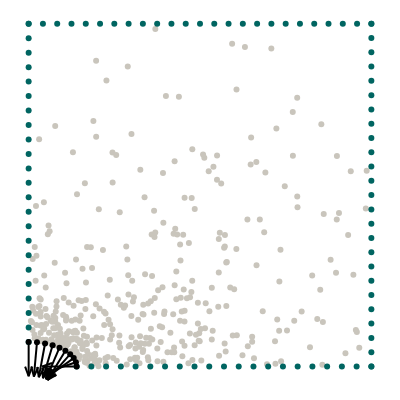

The notebook cell this image was saved under:
### Markdown cell above
## Geometry

We want to model a quarter of a plate with an elliptical hole. The domain itself is represented by collocation points, the boundaries are represented by uniformly sampled points along the perimeter.

### Code cell
import torch
from torch.optim.lr_scheduler import StepLR, ExponentialLR
import numpy as np
from scipy.stats import qmc
from plotly.express.colors import sequential
import plotly.graph_objects as go
import plotly.figure_factory as ff
from tqdm import tqdm
import matplotlib.pyplot as plt
from scipy.interpolate import interp1d

torch.set_default_dtype(torch.float64)
from global_constants import L, R, MU, LBD, N1, N2

# Elliptical axis in x direction
Rx = 0.14
# Elliptical axis in y direction
Ry = R**2 / Rx
# Number of points for one boundary 
N = 25
# Number of collocation points
collo_number = 500

# Number of hidden neurons
hn = 50 #previous value hn->50

# Weight of PDE loss
W_PDE = 0.00001 #previous value -> 0.001
# Weight of Neumann loss
W_NEU = 0.0005 #previous value -> 0.05 
# Weight of data losses
W_STRESS = 0.0
W_DISP = 0.0


# Load reference data
data_input = torch.as_tensor(
    np.loadtxt(f"data/inputs_Rx={Rx}.csv", delimiter=","), dtype=torch.float64
)
data_output = torch.as_tensor(
    np.loadtxt(f"data/outputs_Rx={Rx}.csv", delimiter=","), dtype=torch.float64
)

# Create collocation points
points = L * qmc.LatinHypercube(d=2).random(N**4)
mask = (((points[:, 0] ** 2) / (Rx**2)) + ((points[:, 1] ** 2) / (Ry**2))) > 1
valid_points = points[mask]
density = 1 / (valid_points[:,0]**2 / Rx**2 + valid_points[:,1]**2 / Ry**2)
selected_points = np.random.choice(len(valid_points[:,0]), size= collo_number, replace= False,  p = density / np.sum(density))
collocation = torch.tensor(valid_points[selected_points], requires_grad=True).double()

# Boundary points
x_top = torch.linspace(0, L, N, requires_grad=True).double()
y_top = L * torch.ones((N, 1), requires_grad=True).double()
top = torch.column_stack([x_top, y_top]).double()

NN = int(N * (L - Rx) / L)
x_bottom = torch.linspace(Rx, L, NN).double()
y_bottom = torch.zeros((NN, 1)).double()
bottom = torch.column_stack([x_bottom, y_bottom]).double()

NN = int(N * (L - Ry) / L)
x_left = torch.zeros((NN, 1)).double()
y_left = torch.linspace(Ry, L, NN).double()
left = torch.column_stack([x_left, y_left]).double()

x_right = L * torch.ones((N, 1)).double()
y_right = torch.linspace(0, L, N).double()
right = torch.column_stack([x_right, y_right]).double()

phi = np.linspace(0, 0.5 * np.pi, int(N * np.pi * Rx / L))
x_hole = torch.tensor(Rx * np.cos(phi), requires_grad=True).double()
y_hole = torch.tensor(Ry * np.sin(phi), requires_grad=True).double()
n_hole = torch.tensor(np.stack([-Ry * np.cos(phi), -Rx * np.sin(phi)]).T).double()
n_hole = n_hole / torch.linalg.norm(n_hole, axis=1)[:, None]
hole = torch.column_stack([x_hole, y_hole]).double()

# Visualize geometry
with torch.no_grad():
    mode = "markers"
    gray = dict(color="#C9C5BC")
    green = dict(color="#006561")
    black = dict(color="black")
    fig = ff.create_quiver(hole[:, 0], hole[:, 1], n_hole[:, 0], n_hole[:, 1], marker=black)
    fig.add_trace(go.Scatter(x=collocation[:, 0], y=collocation[:, 1], mode=mode, marker=gray))
    fig.add_trace(go.Scatter(x=top[:, 0], y=top[:, 1], mode=mode, marker=green))
    fig.add_trace(go.Scatter(x=bottom[:, 0], y=bottom[:, 1], mode=mode, marker=green))
    fig.add_trace(go.Scatter(x=left[:, 0], y=left[:, 1], mode=mode, marker=green))
    fig.add_trace(go.Scatter(x=right[:, 0], y=right[:, 1], mode=mode, marker=green))
    fig.add_trace(go.Scatter(x=hole[:, 0], y=hole[:, 1], mode=mode, marker=black))
    fig.layout.yaxis.scaleanchor = "x"
    fig.update_layout(
        template="none",
        width=400,
        height=400,
        margin=dict(l=0, r=0, b=0, t=0),
        showlegend=False,
    )
    fig.update_xaxes(visible=False)
    fig.update_yaxes(visible=False)
    fig.show()

### Figure 1 — Plotly figure (JSON) as saved in the notebook; plotly's stock layout.template omitted (floating-point values rounded to 4 significant figures; data arrays with more than 128 entries replaced by an {"elided": "..."} marker saying what was removed)
{"data": [{"marker": {"color": "black"}, "mode": "lines", "type": "scatter", "x": [0.14, 0.04, null, 0.1379, 0.04336, null, 0.1316, 0.05015, null, 0.1212, 0.05502, null, 0.1072, 0.05529, null, 0.08999, 0.05063, null, 0.07, 0.04174, null, 0.04788, 0.02963, null, 0.02431, 0.01535, null, 8.573e-18, 5.448e-18, null, 0.06819, 0.04, 0.06819, null, 0.06665, 0.04336, 0.07335, null, 0.06714, 0.05015, 0.07906, null, 0.066, 0.05502, 0.08138, null, 0.06117, 0.05529, 0.07871, null, 0.0523, 0.05063, 0.07116, null, 0.03987, 0.04174, 0.05955, null, 0.02468, 0.02963, 0.04486, null, 0.007657, 0.01535, 0.0281, null, -0.01026, 5.448e-18, 0.01026, null], "y": [0, 0, null, 0.0124, -0.02026, null, 0.02443, -0.03365, null, 0.03571, -0.03922, null, 0.04591, -0.03953, null, 0.05472, -0.03721, null, 0.06186, -0.03407, null, 0.06712, -0.0312, null, 0.07034, -0.02925, null, 0.07143, -0.02857, null, 0.01026, 0, -0.01026, null, -0.001355, -0.02026, -0.02075, null, -0.00892, -0.03365, -0.02563, null, -0.0113, -0.03922, -0.02489, null, -0.01011, -0.03953, -0.02077, null, -0.007258, -0.03721, -0.01533, null, -0.004125, -0.03407, -0.009923, null, -0.001608, -0.0312, -0.005355, null, -0.0002576, -0.02925, -0.002096, null, -0.0003806, -0.02857, -0.0003806, null]}, {"marker": {"color": "#C9C5BC"}, "mode": "markers", "type": "scatter", "x": {"elided": "400 float values"}, "y": {"elided": "400 float values"}}, {"marker": {"color": "#006561"}, "mode": "markers", "type": "scatter", "x": [0, 0.04167, 0.08333, 0.125, 0.1667, 0.2083, 0.25, 0.2917, 0.3333, 0.375, 0.4167, 0.4583, 0.5, 0.5417, 0.5833, 0.625, 0.6667, 0.7083, 0.75, 0.7917, 0.8333, 0.875, 0.9167, 0.9583, 1], "y": [1, 1, 1, 1, 1, 1, 1, 1, 1, 1, 1, 1, 1, 1, 1, 1, 1, 1, 1, 1, 1, 1, 1, 1, 1]}, {"marker": {"color": "#006561"}, "mode": "markers", "type": "scatter", "x": [0.14, 0.183, 0.226, 0.269, 0.312, 0.355, 0.398, 0.441, 0.484, 0.527, 0.57, 0.613, 0.656, 0.699, 0.742, 0.785, 0.828, 0.871, 0.914, 0.957, 1], "y": [0, 0, 0, 0, 0, 0, 0, 0, 0, 0, 0, 0, 0, 0, 0, 0, 0, 0, 0, 0, 0]}, {"marker": {"color": "#006561"}, "mode": "markers", "type": "scatter", "x": [0, 0, 0, 0, 0, 0, 0, 0, 0, 0, 0, 0, 0, 0, 0, 0, 0, 0, 0, 0, 0, 0, 0], "y": [0.07143, 0.1136, 0.1558, 0.1981, 0.2403, 0.2825, 0.3247, 0.3669, 0.4091, 0.4513, 0.4935, 0.5357, 0.5779, 0.6201, 0.6623, 0.7045, 0.7468, 0.789, 0.8312, 0.8734, 0.9156, 0.9578, 1]}, {"marker": {"color": "#006561"}, "mode": "markers", "type": "scatter", "x": [1, 1, 1, 1, 1, 1, 1, 1, 1, 1, 1, 1, 1, 1, 1, 1, 1, 1, 1, 1, 1, 1, 1, 1, 1], "y": [0, 0.04167, 0.08333, 0.125, 0.1667, 0.2083, 0.25, 0.2917, 0.3333, 0.375, 0.4167, 0.4583, 0.5, 0.5417, 0.5833, 0.625, 0.6667, 0.7083, 0.75, 0.7917, 0.8333, 0.875, 0.9167, 0.9583, 1]}, {"marker": {"color": "black"}, "mode": "markers", "type": "scatter", "x": [0.14, 0.1379, 0.1316, 0.1212, 0.1072, 0.08999, 0.07, 0.04788, 0.02431, 8.573e-18], "y": [0, 0.0124, 0.02443, 0.03571, 0.04591, 0.05472, 0.06186, 0.06712, 0.07034, 0.07143]}], "layout": {"height": 400, "hovermode": "closest", "margin": {"b": 0, "l": 0, "r": 0, "t": 0}, "showlegend": false, "width": 400, "xaxis": {"visible": false}, "yaxis": {"scaleanchor": "x", "visible": false}}}
